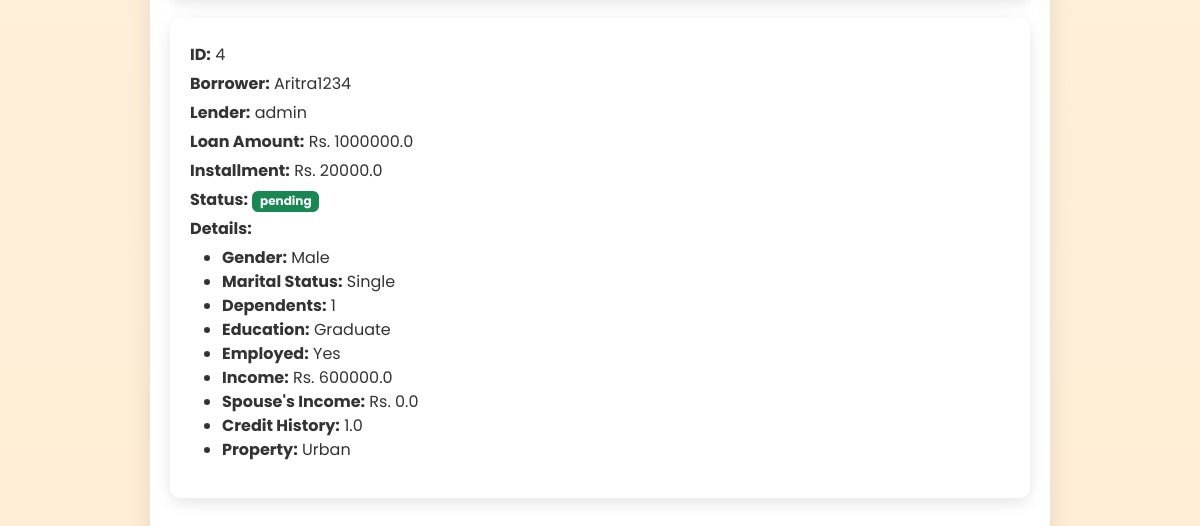
Page /admin/loans (signed in, lower part) on the earlier database version.
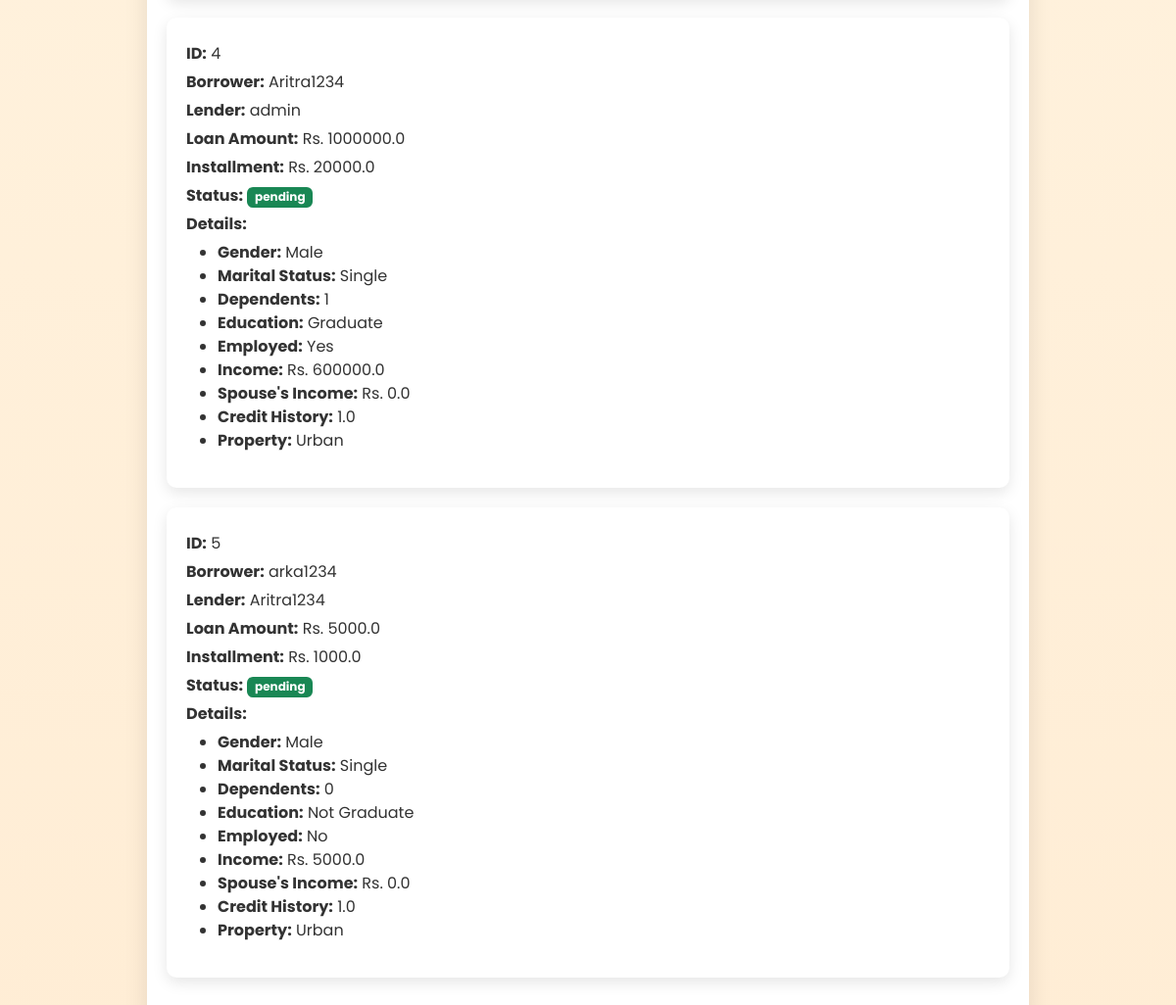
Same page on the later database version.
### app.py (models this page shows)
class LoanRequest(db.Model):
    id = db.Column(db.Integer, primary_key=True)
    borrower_id = db.Column(db.Integer, db.ForeignKey('user.id'), nullable=False)
    lender_username = db.Column(db.String(150), nullable=False)
    userGender = db.Column(db.String(50))              # Gender
    maritalStatus = db.Column(db.String(50))        # Marital Status
    dependentsNo = db.Column(db.String(50))         # Dependents
    educationLevel = db.Column(db.String(50))            # Education
    employeeStatus = db.Column(db.String(50))           # Employed
    userIncome = db.Column(db.Float)                    # Income
    spouseIncome = db.Column(db.Float)            # Spouse's Income
    loanAmount = db.Column(db.Float)               # Loan Amount
    loanInstallment = db.Column(db.Float)         # Monthly Installment
    creditHistory = db.Column(db.Float)        # Credit History
    propertyStatus = db.Column(db.String(50))              # Property
    status = db.Column(db.String(50), default="pending")  # pending, accepted, rejected, withdrawn
    borrower = db.relationship('User', backref=db.backref('loan_requests', lazy=True))

class User(db.Model):
    id = db.Column(db.Integer, primary_key=True)
    username = db.Column(db.String(150), unique=True, nullable=False)
    password = db.Column(db.String(200), nullable=False)
    is_admin = db.Column(db.Boolean, default=False)
    is_blocked = db.Column(db.Boolean, default=False)

### app.py (the view)
@app.route('/admin/loans')
def admin_loans():
    if not admin_required():
        flash('Admin access required!')
        return redirect(url_for('dashboard'))
    loans = LoanRequest.query.all()
    return render_template('admin_loans.html', loans=loans)

### app.py (called while the page is built)
def admin_required():
    if 'user' not in session:
        return False
    user = User.query.filter_by(username=session['user']).first()
    return user and user.is_admin

### templates/admin_loans.html (shortened to what this page needs)
<!DOCTYPE html>
<html lang="en" data-theme="light">
<head>
  <link href="https://cdn.jsdelivr.net/npm/bootstrap@5.2.3/dist/css/bootstrap.min.css" rel="stylesheet">
</head>
<body>
  <div class="container">
    {% for loan in loans %}
    <div class="loan-card">
      <p><strong>ID:</strong> {{ loan.id }}</p>
      <p><strong>Borrower:</strong> {{ loan.borrower.username }}</p>
      <p><strong>Lender:</strong> {{ loan.lender_username }}</p>
      <p><strong>Loan Amount:</strong> Rs. {{ loan.loanAmount }}</p>
      <p><strong>Installment:</strong> Rs. {{ loan.loanInstallment }}</p>
      <p><strong>Status:</strong> <span class="badge bg-success">{{ loan.status }}</span></p>
      <p><strong>Details:</strong></p>
      <ul>
        <li><strong>Gender:</strong> {{ loan.userGender }}</li>
        <li><strong>Marital Status:</strong> {{ loan.maritalStatus }}</li>
        <li><strong>Dependents:</strong> {{ loan.dependentsNo }}</li>
        <li><strong>Education:</strong> {{ loan.educationLevel }}</li>
        <li><strong>Employed:</strong> {{ loan.employeeStatus }}</li>
        <li><strong>Income:</strong> Rs. {{ loan.userIncome }}</li>
        <li><strong>Spouse's Income:</strong> Rs. {{ loan.spouseIncome }}</li>
        <li><strong>Credit History:</strong> {{ loan.creditHistory }}</li>
        <li><strong>Property:</strong> {{ loan.propertyStatus }}</li>
      </ul>
    </div>
    {% endfor %}
  </div>
</body>
</html>

### templates/admin_loans.html (style rules this page uses)
:root { --primary-color: #007bff; --secondary-color: #6c757d; --bg-light: #f4f7f6; --bg-dark: #121212; --text-light: #000; --text-dark: #f4f7f6; }
body { font-family: 'Poppins', sans-serif; background: linear-gradient(to bottom, #fff7e6, #ffedd5); color: var(--text-light); margin: 0; padding: 0; transition: all 0.4s ease-in-out; }
.container { max-width: 900px; margin: 40px auto; padding: 20px; background: #fff; border-radius: 12px; box-shadow: 0px 10px 25px rgba(0, 0, 0, 0.1); transition: all 0.3s ease-in-out; }
.loan-card { padding: 20px; border-radius: 10px; margin-bottom: 20px; background: #fff; box-shadow: 0px 5px 15px rgba(0, 0, 0, 0.1); transition: all 0.3s ease-in-out; animation: fadeIn 0.8s ease-in-out; }
.loan-card p { margin: 5px 0; font-size: 1rem; color: #333; }
.loan-card li { color: #333; }

Differences in the rows shown:
added LoanRequest: id "5", borrower.username "arka1234", lender_username "Aritra1234", loanAmount "5000.0", loanInstallment "1000.0", status "pending", userGender "Male", maritalStatus "Single", dependentsNo "0", educationLevel "Not Graduate", employeeStatus "No", userIncome "5000.0", spouseIncome "0.0", creditHistory "1.0", propertyStatus "Urban"
